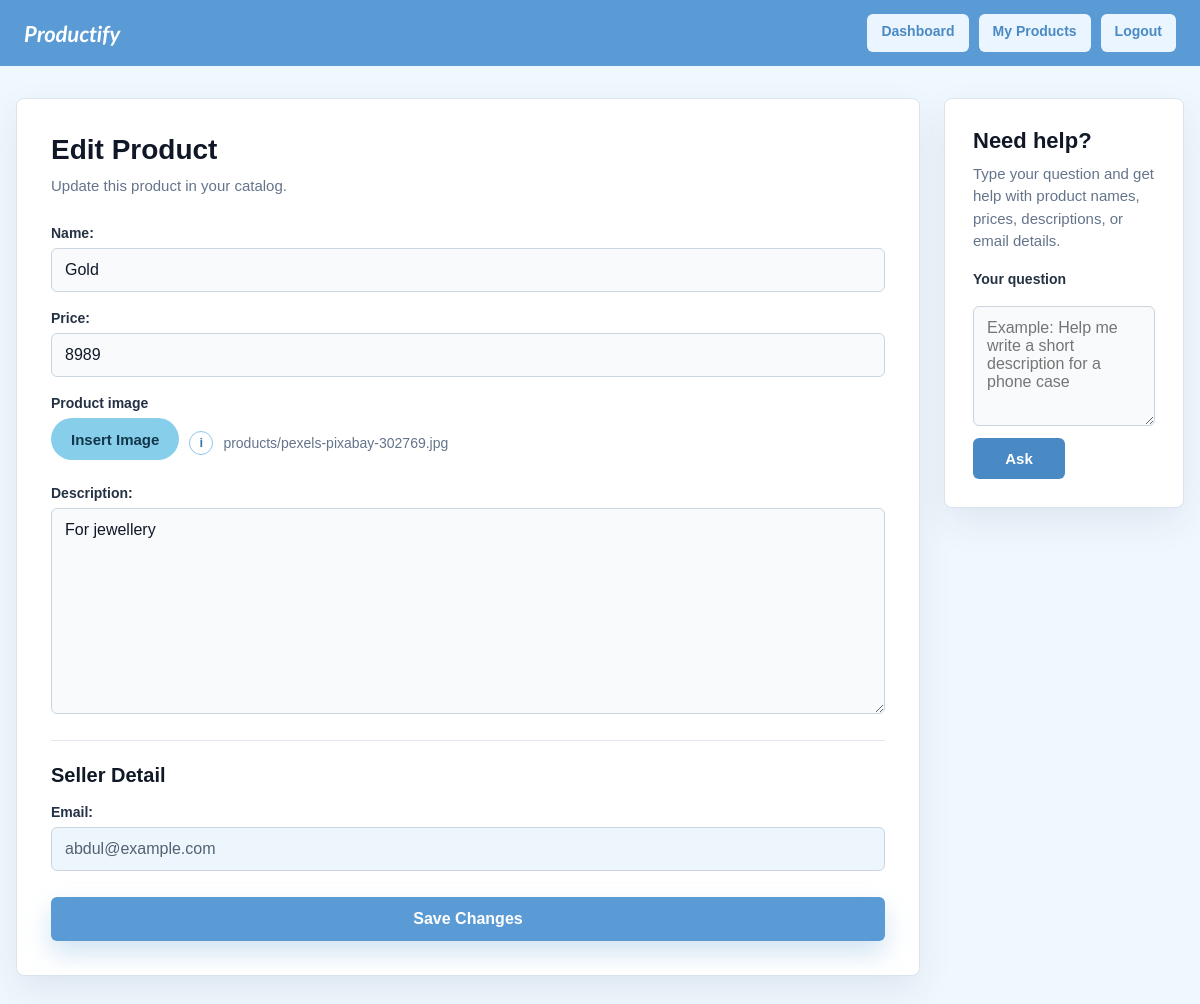
Page /edit/6/ (signed in) on the committed database.
### products/models.py (models this page shows, shortened)
class Product(models.Model):
    owner = models.ForeignKey(User, on_delete=models.CASCADE)
    name = models.CharField(max_length=100)
    image =models.ImageField(
        upload_to='products/',
        null=True,
        blank=True
    )
    price = models.IntegerField()
    description = models.TextField()
    email = models.EmailField()
    created_at = models.DateTimeField(auto_now_add=True)

### products/views.py (the view)
# urls.py: path('edit/<int:product_id>/', views.edit_product, name='edit_product'),
@login_required
def edit_product(request, product_id):
    product = get_object_or_404(Product, id=product_id, owner=request.user)
    post_data = request.POST.copy() if request.method == "POST" else None
    if post_data is not None:
        post_data["email"] = request.user.email
    form = ProductForm(
        post_data,
        request.FILES or None,
        instance=product,
        user=request.user,
    )
    if request.method == "POST" and form.is_valid():
        product = form.save(commit=False)
        product.email = request.user.email
        product.save()
        return redirect("myproduct")
    return render(request, "form.html", {"form": form, "product": product})

### products/forms.py
class ProductForm(forms.ModelForm):
    def __init__(self, *args, user=None, **kwargs):
        super().__init__(*args, **kwargs)
        user_email = getattr(user, "email", "") if user else ""
        if user_email:
            self.fields["email"].initial = user_email
        self.fields["email"].widget.attrs.update({"readonly": "readonly"})
    class Meta:
        model = Product
        fields = ["name", "price", "image", "description", "email"]
        widgets = {
            "image": forms.FileInput(attrs={"accept": "image/*"}),
        }

### products/templates/form.html (shortened to what this page needs)
    <!DOCTYPE html>
<html lang="en">
<head>
</head>
<body>
<header class="topbar">
    <a class="brand" href="{% url 'home' %}">Productify</a>
    <nav class="nav">
        <a href="{% url 'home' %}">Dashboard</a>
        <a href="{% url 'myproduct' %}">My Products</a>
        <a href="{% url 'logout' %}">Logout</a>
    </nav>
</header>
<main>
    <div class="submit-layout">
        <section class="form-panel">
            <h1>{% if product %}Edit Product{% else %}Add Product{% endif %}</h1>
            <p class="subtitle">
                {% if product %}
                    Update this product in your catalog.
                {% else %}
                    Enter the product details below and save them to your catalog.
                {% endif %}
            </p>
            <form method="POST" enctype="multipart/form-data">
                <div class="field-group">
                    {{ form.name.label_tag }}
                    {{ form.name }}
                </div>
                <div class="field-group">
                    {{ form.price.label_tag }}
                    {{ form.price }}
                </div>
                <div class="field-group">
                    <label>Product image</label>
                    <div class="image-upload-row">
                        <label class="image-button" for="{{ form.image.id_for_label }}">Insert Image</label>
                        <span class="info-icon" title="Add image of the product">i</span>
                        <span class="selected-image-name" id="selected-image-name">
                            {% if product.image %}{{ product.image.name }}{% else %}No image selected{% endif %}
                        </span>
                    </div>
                </div>
                <div class="field-group">
                    {{ form.description.label_tag }}
                    {{ form.description }}
                </div>
                <section class="seller-section">
                    <h2>Seller Detail</h2>
                    <div class="field-group">
                        {{ form.email.label_tag }}
                        {{ form.email }}
                    </div>
                </section>
                <button class="save-button" type="submit">
                    {% if product %}Save Changes{% else %}Save Product{% endif %}
                </button>
            </form>
        </section>
        <aside class="help-panel">
            <h2>Need help?</h2>
            <p>Type your question and get help with product names, prices, descriptions, or email details.</p>
            <form class="ask-form" id="ask-form">
                <label for="question">Your question</label>
                <textarea id="question" name="question" placeholder="Example: Help me write a short description for a phone case"></textarea>
                <button class="ask-button" id="ask-button" type="submit">Ask</button>
            </form>
        </aside>
    </div>
</main>
</body>
</html>

### products/templates/form.html (style rules this page uses)
* { box-sizing: border-box; }
body { margin: 0; min-height: 100vh; font-family: Arial, Helvetica, sans-serif; color: #17202a; background: #F0F8FF; }
.topbar { background: #5B9BD5; border-bottom: none; padding: 14px 24px; display: flex; align-items: center; justify-content: space-between; gap: 16px; }
.brand { color: #ffffff; font-size: 22px; font-weight: 800; font-family: 'Lato', sans-serif; font-style: italic; font-weight: 700; text-decoration: none; }
.nav { display: flex; flex-wrap: wrap; gap: 10px; }
.nav a { border-radius: 6px; background: #EBF5FF; color: #4A8AC4; min-height: 38px; padding: 9px 14px; text-decoration: none; font-weight: 700; font-size: 14px; }
main { width: calc(100% - 32px); margin: 32px 16px; }
.submit-layout { display: grid; grid-template-columns: minmax(0, 8fr) minmax(240px, 2fr); align-items: start; gap: 24px; }
.form-panel { background: #ffffff; border: 1px solid #dbe4ee; border-radius: 8px; box-shadow: 0 14px 36px rgba(16, 30, 54, 0.08); padding: 34px; }
h1 { margin: 0 0 8px; font-size: 28px; line-height: 1.2; color: #101827; }
.subtitle { margin: 0 0 28px; color: #64748b; font-size: 15px; line-height: 1.5; }
.field-group { margin-bottom: 18px; }
.seller-section { border-top: 1px solid #e2e8f0; margin-top: 22px; padding-top: 22px; }
.seller-section h2 { color: #101827; font-size: 20px; line-height: 1.25; margin: 0 0 16px; }
label { display: block; margin-bottom: 7px; font-size: 14px; font-weight: 700; color: #253244; }
input, textarea { width: 100%; border: 1px solid #cbd5e1; border-radius: 6px; background: #f8fafc; color: #101827; font: inherit; padding: 12px 13px; outline: none; transition: border-color 0.18s ease, box-shadow 0.18s ease, background 0.18s ease; }
textarea { min-height: 120px; resize: vertical; }
input[readonly] { background: #eef6fd; color: #526173; cursor: default; }
.image-upload-row { align-items: center; display: flex; flex-wrap: wrap; gap: 10px; }
.image-button { align-items: center; background: #87CEEB; border-radius: 999px; color: #12364a; cursor: pointer; display: inline-flex; font-size: 15px; font-weight: 800; min-height: 42px; padding: 11px 20px; transition: background 0.18s ease, box-shadow 0.18s ease; }
.info-icon { align-items: center; border: 1px solid #8ec7e9; border-radius: 50%; color: #367da9; display: inline-flex; font-size: 13px; font-weight: 800; height: 24px; justify-content: center; line-height: 1; width: 24px; }
.selected-image-name { color: #64748b; font-size: 14px; }
.save-button { width: 100%; border: 0; border-radius: 6px; background: #5B9BD5; color: #ffffff; cursor: pointer; font-size: 16px; font-weight: 700; padding: 13px 18px; margin-top: 8px; box-shadow: 0 12px 26px rgba(91, 155, 213, 0.28); }
.help-panel { background: #ffffff; border: 1px solid #dbe4ee; border-radius: 8px; box-shadow: 0 14px 36px rgba(16, 30, 54, 0.08); padding: 28px; }
.help-panel h2 { margin: 0 0 8px; color: #101827; font-size: 22px; line-height: 1.25; }
.help-panel p { margin: 0 0 18px; color: #64748b; font-size: 15px; line-height: 1.5; }
.ask-form { display: grid; gap: 12px; }
.ask-button { width: fit-content; min-width: 92px; border: 0; border-radius: 6px; background: #4A8AC4; color: #ffffff; cursor: pointer; font-size: 15px; font-weight: 700; padding: 12px 18px; }

### rows in the picture
Product: name "Gold", price "8989", image.name "products/pexels-pixabay-302769.jpg", description "For jewellery", email "abdul@example.com"
